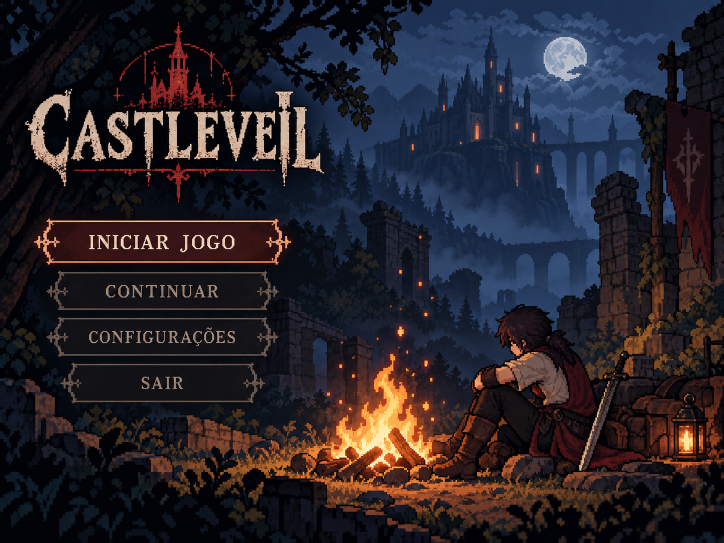
#> input picture Assets/_Game/Art/UI/MainMenu/exemplo.png, 1448 x 1086 px (shown at 1/2 size)
$ python ExtractMainMenuArt.py
#> lines starting #> are read from the running program, lines starting #| are printed output that depends on the picture; after the words box and inside, x2 and y2 are one past the last pixel; in counts of white or black regions, pixels touching at a corner belong together
"""Lossless, fixed-layout extraction from exemplo.png; no repainting or inpainting.
Run with Python + Pillow + numpy. Only generated output paths below are written.
"""
from pathlib import Path
import hashlib, json, math
import numpy as np
from PIL import Image, ImageDraw

ROOT = Path(__file__).resolve().parents[2] / 'Art/UI/MainMenu'
source = Image.open(ROOT / 'exemplo.png').convert('RGBA')
W, H = source.size
#> W = 1448; H = 1086
assert (W,H) == (1448,1086), 'Reference size changed; review crop coordinates before regenerating.'
parts = [
 ('Logo/castleveil_logo.png', (40,40,655,408), None),
 ('Buttons/button_start.png', (65,434,587,533), None),
 ('Buttons/button_continue.png', (89,538,563,624), None),
 ('Buttons/button_options.png', (89,631,563,716), None),
 ('Buttons/button_exit.png', (120,722,532,810), None),
 ('Character/menu_character.png', (865,600,1265,978), [(991,610),(1059,600),(1103,619),(1118,653),(1156,675),(1191,716),(1204,756),(1255,720),(1265,741),(1228,831),(1205,952),(1140,978),(962,973),(865,960),(865,909),(905,880),(930,821),(929,754),(957,725),(1006,717),(1008,687),(989,654)]),
 ('Fire/campfire_00.png', (575,632,896,978), [(774,632),(832,642),(869,700),(878,830),(896,888),(867,952),(801,978),(604,972),(575,925),(633,888),(654,803),(673,706),(733,718)])
]
background = np.array(source)
manifest = {'width':W,'height':H,'sourceSha256':hashlib.sha256((ROOT/'exemplo.png').read_bytes()).hexdigest(),'parts':[],'fireFrameCount':12,'fireFramesPerSecond':10}
reconstructed = None
images=[]
for filename, box, polygon in parts:
    x,y,r,b=box
    mask=Image.new('L',(W,H))
    draw=ImageDraw.Draw(mask)
    if polygon: draw.polygon(polygon,fill=255)
    else: draw.rectangle((x,y,r-1,b-1),fill=255)
    clipped=Image.new('L',(W,H)); clipped.paste(mask.crop(box),(x,y)); mask=clipped
    layer=source.copy(); layer.putalpha(mask)
    crop=layer.crop(box)
    output=ROOT/filename; output.parent.mkdir(parents=True,exist_ok=True); crop.save(output)
    background[np.array(mask)>0,3]=0
    images.append((crop,(x,y)))
    manifest['parts'].append({'path':filename,'x':x,'y':y,'width':r-x,'height':b-y})
#> this loop made 7 passes
#> pass 1, `mask = clipped`:
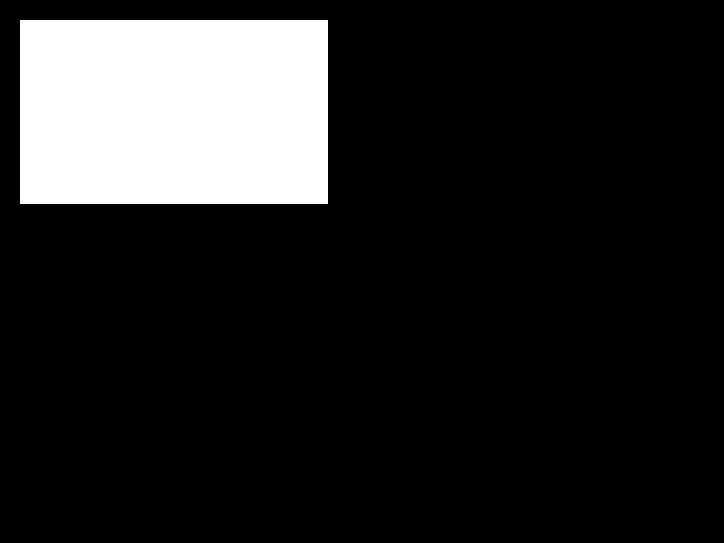
#> mask: PIL image 1448x1086 L (shown at 1/2 size); 14.4% white; 1 white region, box (x1, y1, x2, y2) and area: (40, 40, 655, 408) 226320
#> after the loop:
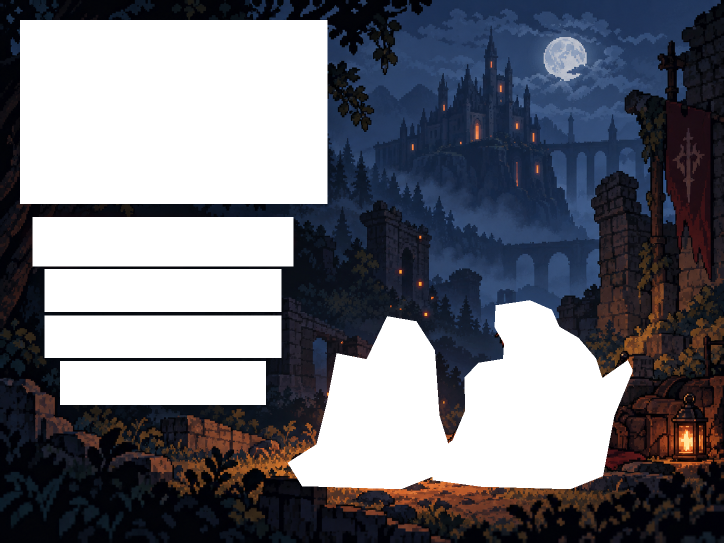
#> background: shape (1086, 1448, 4) (shown at 1/2 size); mean R, G, B, A 39.2, 34.8, 42.2, 163.9; transparent parts drawn white
#> after the loop:
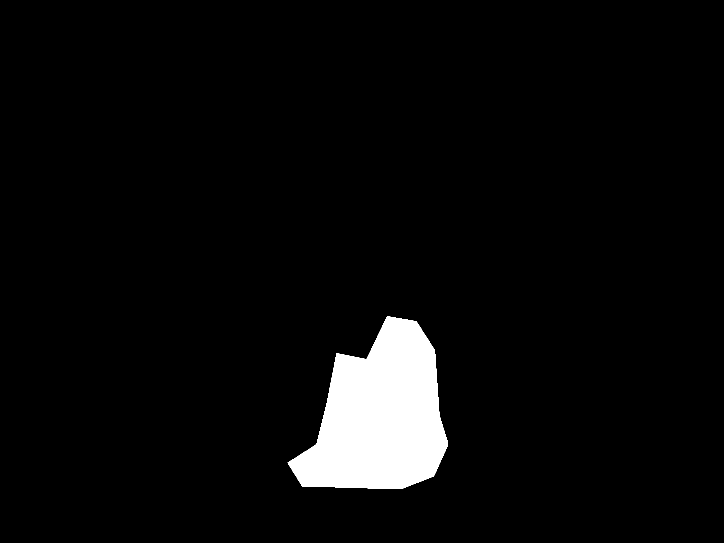
#> clipped: PIL image 1448x1086 L (shown at 1/2 size); 4.5% white; 1 white region, box (x1, y1, x2, y2) and area: (575, 632, 896, 978) 71121
#> after the loop:
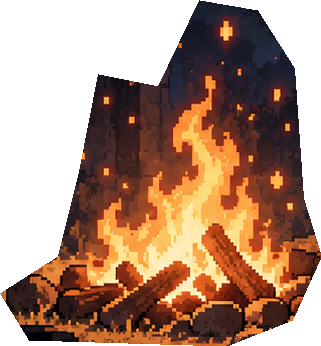
#> crop: PIL image 321x346 RGBA; mean R, G, B, A 97.7, 62.3, 45.7, 163.3; transparent parts drawn white
#> after the loop:
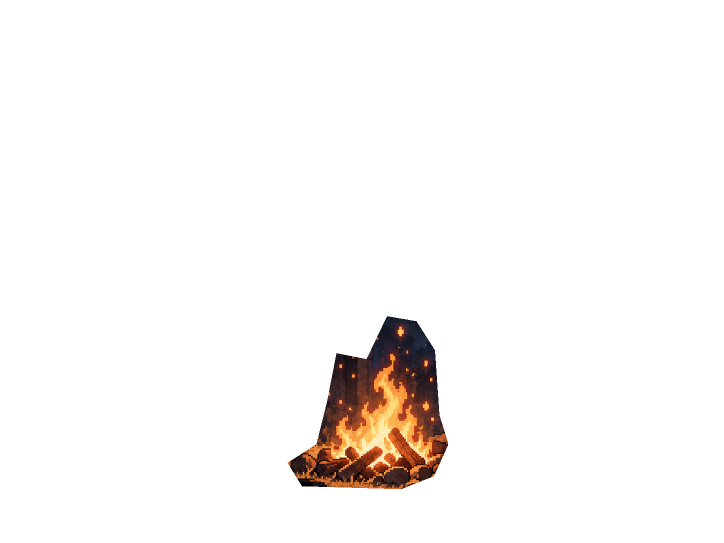
#> layer: PIL image 1448x1086 RGBA (shown at 1/2 size); mean R, G, B, A 39.2, 34.8, 42.2, 11.5; transparent parts drawn white
#> after the loop, images = 7 items
(ROOT/'Background').mkdir(exist_ok=True)
Image.fromarray(background).save(ROOT/'Background/menu_background.png')
reconstructed=Image.fromarray(background)
for crop, pos in images: reconstructed.alpha_composite(crop,pos)
#> this loop made 7 passes
#> pos on passes 1 to 7: (40, 40), (65, 434), (89, 538), (89, 631), (120, 722), (865, 600), (575, 632)
assert np.array_equal(np.array(reconstructed),np.array(source)), 'Layers do not exactly reconstruct the reference.'
fire,position=images[-1]
#> position = (575, 632)
base=np.array(fire); rgb=base[:,:,:3].astype(float)
#> after `rgb = base[:, :, :3].astype(float)`:
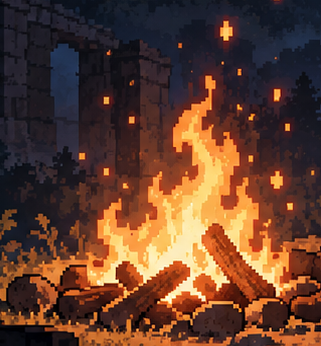
#> rgb: shape (346, 321, 3) float64; mean R, G, B 97.7, 62.3, 45.7
y,x=np.indices(base.shape[:2]); warm=(rgb[:,:,0]>130)&(rgb[:,:,1]>60)&(rgb[:,:,2]<rgb[:,:,0]*.72)&(y<275)&(base[:,:,3]>0)
#> after `warm = (rgb[:, :, 0] > 130) & (rgb[:, :, 1] > 60) & (rgb[:, :, 2] < rg`:
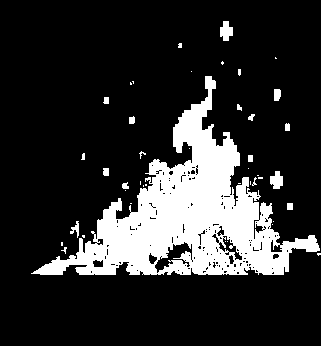
#> warm: shape (346, 321) bool; 18% white; 43 white regions (28 under 20 px), largest, box (x1, y1, x2, y2) and area: (31, 76, 320, 275) 18917, (220, 21, 233, 41) 185, (270, 171, 283, 189) 170
previews=[]
for index in range(12):
    phase=2*math.pi*index/12
    factor=1 + .055*math.sin(phase)*(0.6+0.4*np.sin(y*.065+x*.035))
    frame=base.copy()
    changed=np.clip(np.rint(rgb*factor[:,:,None]),0,255).astype('uint8')
    frame[:,:,:3][warm]=changed[warm]
    output=Image.fromarray(frame); output.save(ROOT/f'Fire/campfire_{index:02}.png')
    preview=reconstructed.copy(); preview.paste(output,position,output.getchannel('A'))
    previews.append(preview.convert('RGB'))
#> after the loop, previews = 12 items
(ROOT/'Animation').mkdir(exist_ok=True)
reconstructed.save(ROOT/'Animation/menu_reconstruction.png')
# Shared palette avoids unrelated color flicker in the review GIF.
palette=previews[0].quantize(colors=256)
frames=[im.quantize(palette=palette,dither=Image.Dither.NONE) for im in previews]
#> frames = 12 items
frames[0].save(ROOT/'Animation/campfire_preview.gif',save_all=True,append_images=frames[1:],duration=100,loop=0,disposal=2)
(ROOT/'layout.json').write_text(json.dumps(manifest,indent=2),encoding='utf-8')
print(f'Created {len(parts)+13} PNGs (including background/reconstruction), 12-frame loop; reconstruction pixel difference = 0.')
